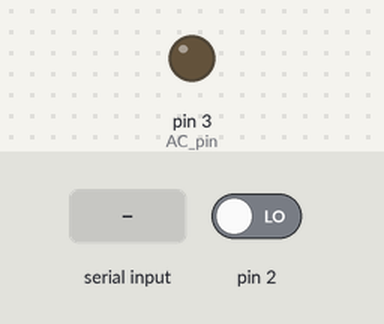
The sketch below on a simulated Arduino Uno, built with avr-gcc and run on an emulated ATmega328P. On the bench: output pins drawn as LEDs (lit = HIGH). Inputs (shaded band) come from the test bench; at power-on: pin 2 LOW. What the sketch prints to the serial monitor is not drawn.

Above: at 1.2 s.
1.3 s: pin 2 driven HIGH
At 1.8 s:
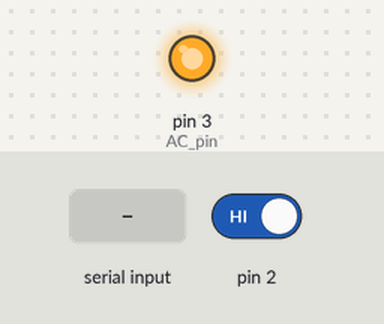
2.8 s: "0" received over Serial
Timing chart, 0 to 5.8 s (numbered marks = the images above; inputs shaded):
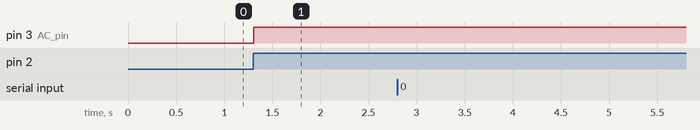

Measured:
- after the input at 1.3 s, pin 3 (AC_pin): LOW → HIGH at once
- after the input at 2.8 s, every drawn part: stays the same

The sketch:

Dimming.ino
```cpp
#include <TimerOne.h>

volatile int i=0;               // counter
volatile boolean zero_cross=0;  // a "switch" to tell us if we have crossed zero
int AC_pin = 3;                 // Output to Opto Triac
int dim = 128;                  // Dimming level0 = on, 128 = 0ff
int freqStep = 75;    // This is the delay-per-brightness step in microseconds.
char incomingByte;  // incoming data from serial

void setup() {
  Serial.begin(9600);
  pinMode(AC_pin, OUTPUT);
  attachInterrupt(0, zero_cross_detect, RISING);
  Timer1.initialize(freqStep);
  Timer1.attachInterrupt(dim_check, freqStep);
}

void zero_cross_detect() {
  zero_cross = true;               // set the boolean to true to tell our dimming function that a zero cross has occured
  i=0;
  digitalWrite(AC_pin, LOW);
}

// Turn on the TRIAC at the appropriate time
void dim_check() {
  if(zero_cross == true) {
    if(i>=dim) {
      digitalWrite(AC_pin, HIGH);
      i=0;  // reset time step counter
      zero_cross=false;    // reset zero cross detection
    }
    else {
      i++;
    }
  }
}
void loop() {
    incomingByte = Serial.read();
      switch (incomingByte) {
      case '0':
        dim=128;
        Serial.print("recieved :");
        Serial.println(dim);
        break;
      case '1':
        dim=110;
        Serial.print("recieved :");
        Serial.println(dim);
        break;
      case '2':
        dim=90;
        Serial.print("recieved :");
        Serial.println(dim);
        break;
      case '3':
        dim=70;
        Serial.print("recieved :");
        Serial.println(dim);
        break;
      case '4':
        dim=50;
        Serial.print("recieved :");
        Serial.println(dim);
        break;
      case '5':
        dim=40;
        Serial.print("recieved :");
        Serial.println(dim);
        break;
      case '6':
        dim=30;
        Serial.print("recieved :");
        Serial.println(dim);
        break;
      case '7':
        dim=20;
        Serial.print("recieved :");
        Serial.println(dim);
        break;
       case '8':
        dim=10;
        Serial.print("recieved :");
        Serial.println(dim);
        break;
       case '9':
        dim=0;
        Serial.print("recieved :");
        Serial.println(dim);
        break;

}

 delay (100);
}
```
